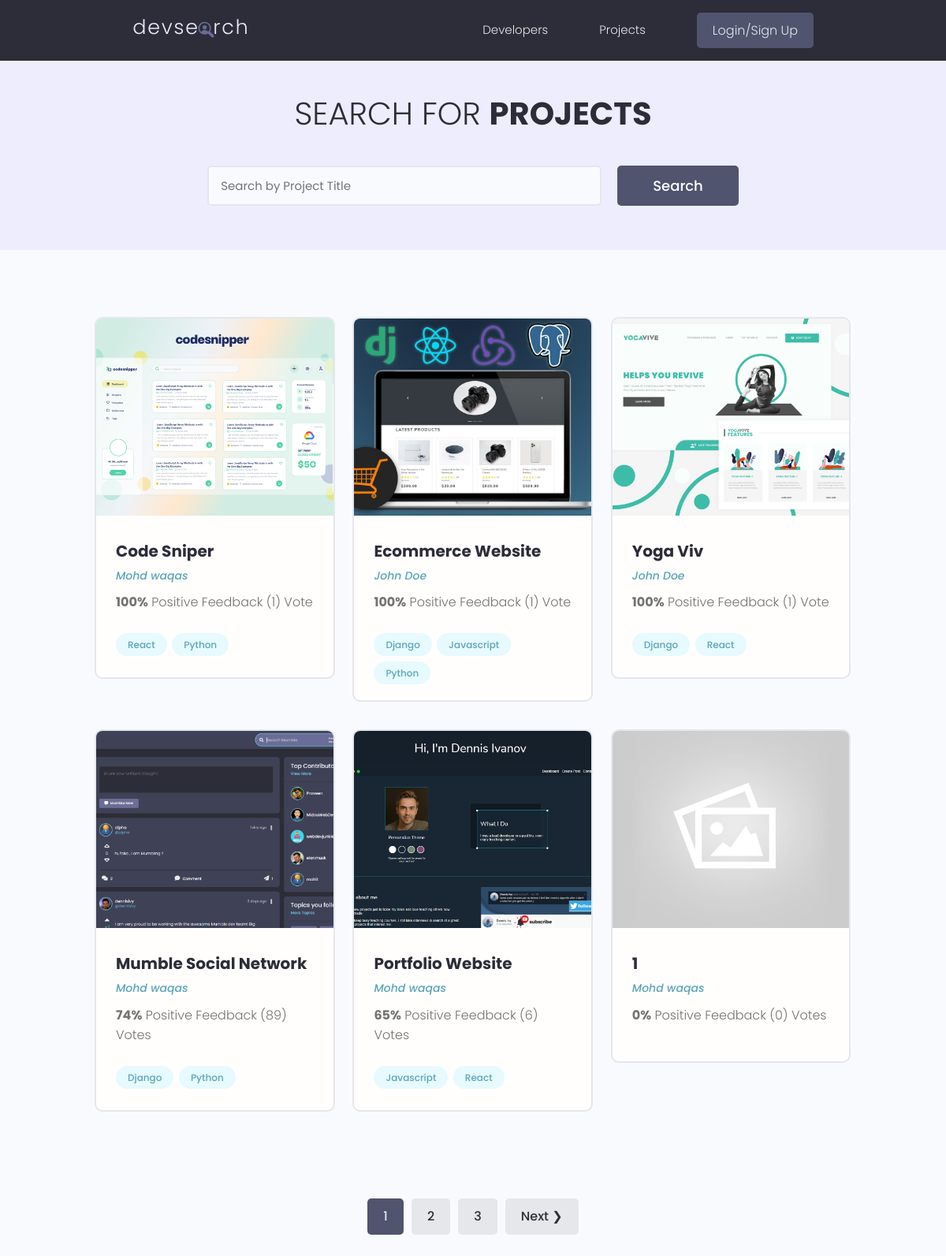
/projects/, run on the app's committed database.
### projects/models.py (models this page shows, shortened)
class Project(models.Model):
    owner = models.ForeignKey(Profile, null=True, blank=True, on_delete=models.CASCADE)
    title = models.CharField(max_length=200)
    description = models.TextField(null=True, blank=True)
    featured_image = models.ImageField(null=True, blank=True, default="default.jpg")
    demo_link = models.CharField(max_length=2000, null=True, blank=True)
    source_code = models.CharField(max_length=2000, null=True, blank=True)
    tags = models.ManyToManyField('Tag', blank=True)
    vote_total = models.IntegerField(default=0, null=True, blank=True)
    vote_ratio = models.IntegerField(default=0, null=True, blank=True)
    created = models.DateTimeField(auto_now_add=True)
    id = models.UUIDField(default=uuid.uuid4, unique=True, primary_key=True, editable=False)
    class Meta:
        ordering = ['-vote_ratio', '-vote_total', 'title']
    @property
    def imageURL(self):
        try:
            url = self.featured_image.url
        except:
            url = ''
        return url

class Tag(models.Model):
    name = models.CharField(max_length=200)
    created = models.DateTimeField(auto_now_add=True)
    id = models.UUIDField(default=uuid.uuid4, unique=True, primary_key=True, editable=False)
    def __str__(self):
        return self.name

### users/models.py (models this page shows, shortened)
class Profile(models.Model):
    user = models.OneToOneField(User, on_delete=models.CASCADE, null=True, blank=True)
    name = models.CharField(max_length=200, null=True, blank=True)
    email = models.EmailField(max_length=500, null=True, blank=True)
    username = models.CharField(max_length=200, null=True, blank=True)
    location = models.CharField(max_length=200, null=True, blank=True)
    short_intro = models.CharField(max_length=200, null=True, blank=True)
    bio = models.TextField(null=True, blank=True)
    profile_image = models.ImageField(null=True, blank=True, upload_to='profiles/', default="profiles/user-default.png")
    social_github = models.CharField(max_length=200, null=True, blank=True)
    social_twitter = models.CharField(max_length=200, null=True, blank=True)
    social_linkedin = models.CharField(max_length=200, null=True, blank=True)
    social_youtube = models.CharField(max_length=200, null=True, blank=True)
    social_website = models.CharField(max_length=200, null=True, blank=True)
    created = models.DateTimeField(auto_now_add=True)
    id = models.UUIDField(default=uuid.uuid4, unique=True, primary_key=True, editable=False)
    class Meta:
        ordering = ['created']

### projects/views.py (the view)
# urls.py: path('projects/', views.getProjects),
def projects(request):
    projects, search_query = searchProject(request)
    custom_range, projects = paginationProject(request, projects, 6)
    context = {'projects': projects, 'search_query': search_query, 'custom_range': custom_range}
    return render(request, 'projects/projects.html', context)

### projects/utils.py (called while the page is built)
def paginationProject(request, projects, results):
    page = request.GET.get('page')
    paginator = Paginator(projects, results)
    try:
        projects = paginator.page(page)
    except PageNotAnInteger:
        page = 1
        projects = paginator.page(page)
    except EmptyPage:
        page = paginator.num_pages
        projects = paginator.page(page)
    leftIndex = (int(page)-4)
    if leftIndex < 1:
        leftIndex = 1
    rightIndex = (int(page) + 5)
    if rightIndex > paginator.num_pages:
        rightIndex = paginator.num_pages + 1
    custom_range = range(leftIndex, rightIndex)
    return custom_range, projects

def searchProject(request):
    search_query = ''
    if request.GET.get('search_query'):
        search_query = request.GET.get('search_query')
    tags = Tag.objects.filter(name__icontains=search_query)
    projects = Project.objects.distinct().filter(Q(title__icontains=search_query) | Q(description__icontains=search_query) | Q(owner__name__icontains=search_query) | Q(tags__in=tags))
    return projects, search_query

### projects/templates/projects/projects.html (shortened to what this page needs)
{% extends 'main.html' %}
{% block content %}
<main class="projects">
    <section class="hero-section text-center">
      <div class="container container--narrow">
        <div class="hero-section__box">
          <h2>Search for <span>Projects</span></h2>
        </div>
        <div class="hero-section__search">
          <form id="searchForm" class="form" action="{% url 'projects' %}" method="get">
            <div class="form__field">
              <input class="input input--text" id="formInput#search" type="text" name="search_query" value="{{search_query}}" placeholder="Search by Project Title" />
            </div>
            <input class="btn btn--sub btn--lg" type="submit" value="Search" />
          </form>
        </div>
      </div>
    </section>
    <section class="projectsList">
      <div class="container">
        <div class="grid grid--three">
          {% for project in projects %}
          <div class="column">
            <div class="card project">
              <a href="{% url 'project' project.id %}" class="project">
                <img class="project__thumbnail" src="{{project.imageURL}}" alt="project thumbnail" />
                <div class="card__body">
                  <h3 class="project__title">{{project.title}}</h3>
                  <p><a class="project__author" href="{% url 'user-profile' project.owner.id %}">{{project.owner.name}}</a></p>
                  <p class="project--rating">
                    <span style="font-weight: bold;">{{project.vote_ratio}}%</span> Positive
                    Feedback ({{project.vote_total}}) Vote{{project.vote_total|pluralize:"s"}}
                  </p>
                  <div class="project__tags">
                    {% for tag in project.tags.all %}
                    <span class="tag tag--pill tag--main">
                      <small>{{tag}}</small>
                    </span>
                    {% endfor %}
                  </div>
                </div>
              </a>
            </div>
          </div>
          {% endfor %}
        </div>
      </div>
    </section>
   {% include 'pagination.html' with queryset=projects custom_range=custom_range %}
  </main>
{% endblock content %}

### templates/main.html (shortened to what this page needs)
{% load static %}
<!DOCTYPE html>
<html lang="en">
<head>
  <link rel="stylesheet" href="https://cdn.iconmonstr.com/1.3.0/css/iconmonstr-iconic-font.min.css" />
  <link rel="stylesheet" href="{% static 'uikit/styles/uikit.css' %}" />
  <link rel="stylesheet" href="{% static 'styles/app.css' %}" />
</head>
<body>
    {% include 'navbar.html' %}
    {% block content %}
    {% endblock content %}
</body>
</html>

### templates/navbar.html (shortened to what this page needs)
{% load static %}
 <header class="header">
    <div class="container container--narrow">
      <a href="{% url 'profiles' %}" class="header__logo">
        <img src="{% static 'images/logo.svg' %}" alt="DevSearch Logo" />
      </a>
      <nav class="header__nav">
        <ul class="header__menu">
          <li class="header__menuItem"><a href="{% url 'profiles' %}">Developers</a></li>
          <li class="header__menuItem"><a href="{% url 'projects' %}">Projects</a></li>
          {% if request.user.is_authenticated %}
          <li class="header__menuItem"><a href="{% url 'inbox' %}">Inbox</a></li>
           <li class="header__menuItem"><a href="{% url 'account' %}">Account</a></li>
          <li class="header__menuItem"><a href="{% url 'logout' %}" class="btn btn--sub">Logout</a></li>
          {% else %}
          <li class="header__menuItem"><a href="{% url 'login' %}" class="btn btn--sub">Login/Sign Up</a></li>
          {% endif %}
        </ul>
      </nav>
    </div>
  </header>

### templates/pagination.html (shortened to what this page needs)
{% if queryset.has_other_pages %}
<div class="pagination">
  <ul class="container">
    {% for page in custom_range %}
      {% if page == queryset.number %}
      <li><a href="?page={{page}}" class="btn page-link btn--sub" data-page="{{page}}">{{page}}</a></li>
      {% else %}
      <li><a href="?page={{page}}" class="btn page-link" data-page="{{page}}">{{page}}</a></li>
      {% endif %}
    {% endfor %}
    {% if queryset.has_next %}
    <li><a href="?page={{queryset.next_page_number}}" class="btn page-link" data-page="{{queryset.next_page_number}}">Next &#10095;</a></li>
    {% endif %}
  </ul>
</div>
{% endif %}

### static/styles/app.css (style rules this page uses)
:root { --color-sub: #2d2d39; }
.btn--sub { background-color: var(--color-sub-light); }
.card { border: 2px solid var(--color-light); }
img { width: 100%; }
.header { position: sticky; z-index: 111; background-color: var(--color-sub); padding: 1.5rem 0; }
.header > .container { display: flex; justify-content: space-between; align-items: center; }
.header__logo > img { height: 3.8rem; }
.header__nav > ul { display: inline-flex; align-items: center; list-style: none; gap: 6.5rem; }
.header__menuItem > a { color: var(--color-light); font-weight: 300; }
.hero-section { height: 40vh; display: flex; align-items: center; background-color: var(--color-sub); }
.hero-section__box { margin-bottom: 4rem; }
.hero-section__box > h2, .hero-section__box > h2 > span { font-size: 4rem; color: var(--color-light); line-height: 1.3; text-transform: uppercase; }
.hero-section__box > h2 { font-weight: 300; }
.hero-section__box > h2 > span { font-weight: 700; }
.hero-section__search > .form { display: flex; align-items: center; justify-content: center; gap: 2rem; }
.hero-section__search > .form input.input--text { width: 50rem; }
.pagination { margin-top: 8rem; margin-bottom: 10rem; }
.pagination > ul { flex-wrap: wrap; list-style: none; display: flex; align-items: center; justify-content: center; gap: 1rem; }
.pagination .btn { color: var(--color-sub); }
.pagination .btn.btn--sub { color: var(--color-light); }
.project__author { font-size: 1.4rem; font-style: italic; }
.project--rating { margin-bottom: 1.6em; margin-top: .5em; }
.projects > .hero-section { background: var(--color-sub-lighter); height: 30vh; }
.projects .hero-section__box { margin-bottom: 2.5rem; }
.projects .hero-section__box > h2 { color: var(--color-sub); }
.projects .hero-section__box > h2 > span { font-weight: 700; color: var(--color-sub); }
.projectsList { margin-top: 8rem; }
.project__thumbnail { height: 25rem; object-fit: cover; object-position: top center; }
.project__title { font-size: 2rem; font-weight: 700; color: var(--color-sub); }

### static/uikit/styles/modules/_variables.css (style rules this page uses)
:root { --color-main: #5aa5b9; --color-main-light: #e6faff; --color-sub: #3f4156; --color-sub-light: #51546e; --color-sub-lighter: #ededfd; --color-text: #737373; --color-gray: #8b8b8b; --color-light: #e5e7eb; --color-light-gray: #767676; --color-bg: #f8fafd; --color-white: #fffefd; --color-white-light: #f3f3f3; --color-success: #359e64; --color-success-bg: #def8e8; --color-error: #fc4b0b; --color-error-bg: #fff2ee; --font-base: 'Poppins', arial, helvetica, 'Segoe UI', roboto, ubuntu, sans-serif; --font-monospace: 'Fira Code', 'Courier New', courier, monospace; --font-regular: 300; --font-medium: 500; --font-bold: 700; --generic-shadow: 1px 1px 5px #00000010; --generic-transition: all 0.3s ease-in-out; }

### static/uikit/styles/modules/_base.css (style rules this page uses)
* { margin: 0; padding: 0; box-sizing: border-box; text-rendering: optimizeLegibility; color: inherit; font-size: inherit; }
html { font-size: 50%; }
@media only screen and (min-width: 480px) { html { font-size: 56.25%; } }
@media only screen and (min-width: 1200px) { html { font-size: 62.5%; } }
body { line-height: 1.6; font-weight: 400; font-size: 1.5rem; color: var(--color-text); background-color: var(--color-bg); min-height: 100vh; }

### static/uikit/styles/modules/_typography.css (style rules this page uses)
* { font-family: var(--font-base); }
h2 { font-size: 3.6rem; font-weight: var(--font-bold); }
h3 { font-size: 3.2rem; font-weight: var(--font-medium); }
p, span, strong { font-size: 1.6rem; color: var(--color-text); font-weight: var(--font-regular); }
a { padding-bottom: 2px; text-decoration: none; display: inline-block; color: var(--color-main); font-weight: var(--font-medium); }

### static/uikit/styles/modules/_utilities.css (style rules this page uses)
.container { width: 92%; max-width: 165rem; margin: 0 auto; box-sizing: border-box; }
.container--narrow { width: 92%; max-width: 120rem; }
@media screen and (min-width: 1000px) { .container { width: 90%; } }
@media screen and (min-width: 1000px) { .container--narrow { width: 85%; } }
@media screen and (min-width: 1200px) { .container { width: 80%; } }
@media screen and (min-width: 1200px) { .container--narrow { width: 72%; } }
.text-center { text-align: center; }

### static/uikit/styles/modules/_card.css (style rules this page uses)
.card { border-radius: 1rem; background-color: var(--color-white); border: 1.5px solid var(--color-light); width: auto; height: auto; margin-top: 0.5rem; margin-bottom: 0.5rem; overflow: hidden; }
.card__body, .card__header { padding: 2rem 2.5rem; }

### data on the page
Project: imageURL (picture), title "Code Sniper", owner.name "Mohd waqas", vote_ratio "100", vote_total "1"
Tag: name "React"
Tag: name "Python"
Project: imageURL (picture), title "Ecommerce Website", owner.name "John Doe", vote_ratio "100", vote_total "1"
Tag: name "Django"
Tag: name "Javascript"
Project: imageURL (picture), title "Yoga Viv", owner.name "John Doe", vote_ratio "100", vote_total "1"
Project: imageURL (picture), title "Mumble Social Network", owner.name "Mohd waqas", vote_ratio "74", vote_total "89"
Project: imageURL (picture), title "Portfolio Website", owner.name "Mohd waqas", vote_ratio "65", vote_total "6"
Project: imageURL (placeholder picture), title "1", owner.name "Mohd waqas", vote_ratio "0", vote_total "0"

### other printed values
{{ page }} "1"
{{ page }} "2" "3"
